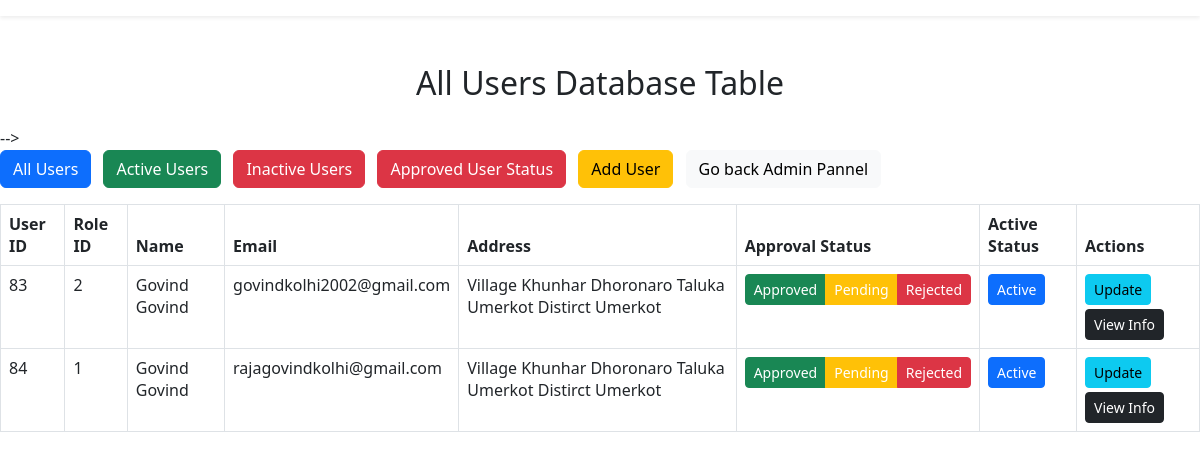
The app's page /Admin/user/show_user_data.php with its own data.
### tables this page shows
CREATE TABLE `user` (
  `user_id` int(11) NOT NULL AUTO_INCREMENT,
  `role_id` int(11) DEFAULT NULL,
  `first_name` varchar(50) NOT NULL,
  `last_name` varchar(50) NOT NULL,
  `email` varchar(50) DEFAULT NULL,
  `password` text NOT NULL,
  `gender` enum('Male','Female') DEFAULT NULL,
  `date_of_birth` date DEFAULT NULL,
  `user_image` text DEFAULT NULL,
  `address` text DEFAULT NULL,
  `is_approved` enum('Pending','Approved','Rejected') DEFAULT 'Pending',
  `is_active` enum('Active','InActive') DEFAULT 'InActive',
  `created_at` timestamp NOT NULL DEFAULT current_timestamp() ON UPDATE current_timestamp(),
  `updated_at` timestamp NULL DEFAULT NULL,
  PRIMARY KEY (`user_id`),
  KEY `role_id` (`role_id`),
  CONSTRAINT `user_ibfk_1` FOREIGN KEY (`role_id`) REFERENCES `role` (`role_id`) ON DELETE CASCADE ON UPDATE CASCADE
);

### Admin/user/show_user_data.php (the view, shortened to what this page needs)
<?php
require_once("require/database_connection.php");
                ?>
                <nav class="navbar navbar-expand-md navbar-light bg-white shadow-sm mb-4">
    </nav>
<?php
$sql = "SELECT user_id, role_id, first_name, last_name, email, address, is_approved, is_active FROM user";
$result = mysqli_query($connection, $sql);
?>
<link rel="stylesheet" href="https://cdn.jsdelivr.net/npm/bootstrap@5.3.0/dist/css/bootstrap.min.css" />
<link rel="stylesheet" href="https://cdn.datatables.net/1.13.7/css/jquery.dataTables.min.css" />
<div class="container mt-5 d-flex flex-column align-items-center">
  <h2 class="mb-4">All Users Database Table</h2>
  </div> -->
  <?php
function userFilterButtons() {
    ?>
    <div class="mb-3">
        <a href="show_user_data.php" class="btn btn-primary me-2">All Users</a>
        <a href="active_user.php" class="btn btn-success me-2">Active Users</a>
        <a href="inActive_user.php" class="btn btn-danger me-2">Inactive Users</a>
        <a href="approved_status_user.php" class="btn btn-danger me-2">Approved User Status</a>
        <a href="../form.php" class="btn btn-warning me-2">Add User</a>
        <a href="admin_file.php" class="btn btn-light  me-2">Go back Admin Pannel</a>
    </div>
    <?php
}
?>
<?php userFilterButtons(); ?>
  <table id="userTable" class="table table-bordered">
    <thead>
      <tr>
        <th>User ID</th>
        <th>Role ID</th>
        <th>Name</th>
        <th>Email</th>
        <th>Address</th>
        <th>Approval Status</th>
        <th>Active Status</th>
        <th>Actions</th>
      </tr>
    </thead>
    <tbody>
      <?php while ($row = mysqli_fetch_assoc($result)) : ?>
        <tr id="user-<?= $row['user_id']; ?>" data-active="<?= $row['is_active']; ?>">
          <td><?= $row['user_id']; ?></td>
          <td><?= $row['role_id']; ?></td>
          <td><?= htmlspecialchars($row['first_name'] . " " . $row['last_name']); ?></td>
          <td><?= htmlspecialchars($row['email']); ?></td>
          <td><?= htmlspecialchars($row['address']); ?></td>
          <td>
            <div class="btn-group btn-group-sm">
              <button class="btn btn-success approve-btn" data-id="<?= $row['user_id']; ?>" data-status="approved" <?= $row['is_approved'] === 'approved' ? 'disabled' : '' ?>>Approved</button>
              <button class="btn btn-warning text-white approve-btn" data-id="<?= $row['user_id']; ?>" data-status="pending" <?= $row['is_approved'] === 'pending' ? 'disabled' : '' ?>>Pending</button>
              <button class="btn btn-danger approve-btn" data-id="<?= $row['user_id']; ?>" data-status="rejected" <?= $row['is_approved'] === 'rejected' ? 'disabled' : '' ?>>Rejected</button>
            </div>
          </td>
          <td>
            <button class="btn btn-sm toggle-active-btn btn-<?= $row['is_active'] ? 'primary' : 'secondary' ?>" data-id="<?= $row['user_id']; ?>">
              <?= $row['is_active'] ? 'Active' : 'Inactive'; ?>
            </button>
          </td>
          <td>
            <a href="update_user.php?user_id=<?= $row['user_id']; ?>" class="btn btn-sm btn-info">Update</a>
            <button class="btn btn-sm btn-dark mt-1 view-user-btn" data-id="<?= $row['user_id']; ?>">View Info</button>
          </td>
        </tr>
      <?php endwhile; ?>
    </tbody>
  </table>

### records on screen
user: user_id "83", role "2", first_name+last_name "Govind Govind", email "govindkolhi2002@gmail.com", address "Village Khunhar Dhoronaro Taluka Umerkot Distirct Umerkot", is_active "Active"
user: user_id "84", role "1", first_name+last_name "Govind Govind", email "rajagovindkolhi@gmail.com", address "Village Khunhar Dhoronaro Taluka Umerkot Distirct Umerkot", is_active "Active"
